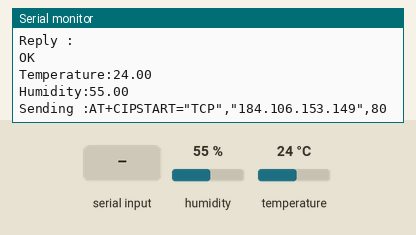
The sketch below on a simulated Arduino Uno, built with avr-gcc and run on an emulated ATmega328P. Shown: the last lines printed to the serial monitor. The inputs (shaded band) are chosen by the test bench; at power-on: humidity 55 %, temperature 24 °C. The modem accepts every AT command (registered, SIM ready, sends succeed) and sends nothing else.

Above: at 9.2 s.
9.3 s: "1" received over the second serial link
At 10.8 s:
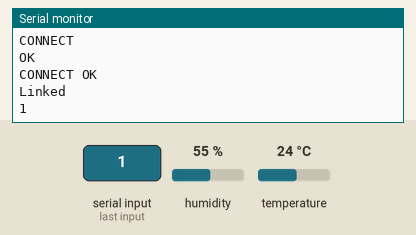
11.8 s: humidity set to 22 %
At 13.7 s:
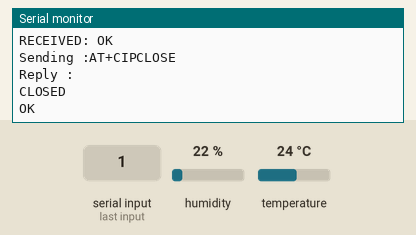
13.8 s: temperature set to 12 °C
15.3 s: "0" received over the second serial link
16.8 s: humidity set to 40 %
At 19.1 s:
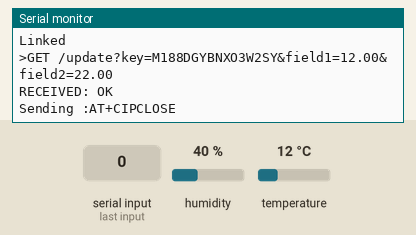

The sketch:

Plotting_T_H_on_thingspeak.ino
```cpp
#include<SoftwareSerial.h>
#include<dht.h>
SoftwareSerial esp(2,3);
dht DHT;

#define DHT11_PIN 11
#define baudrate 9600
#define IP "184.106.153.149"

String apiKey="M188DGYBNXO3W2SY";

String ssid="ASUS";
String pass="akanksha";

void setup()
{
  esp.begin(baudrate);
  Serial.begin(baudrate);
  pinMode(11,INPUT);

  espinit();
}

void sendcmd(String cmd)
{
  Serial.print("Sending :");
  Serial.println(cmd);
  esp.println(cmd);
  String rep=esp.readString();
  Serial.print("Reply :");
  Serial.println(rep);
}

void espinit()
{
int chk= DHT.read11(DHT11_PIN);
  sendcmd("AT");
  delay(1000);
  sendcmd("AT+CWMODE=1");
  delay(1000);
  String wifi="AT+CWJAP=\"";
  wifi+=ssid;
  wifi+="\",\"";
  wifi+=pass;
  wifi+="\"";

  sendcmd(wifi);
  delay(1000);
  {
    sendcmd("AT+CIPMUX=0");
    delay(1000);
  }
}


void sendesp( String T,String H)
{

  String cmd = "AT+CIPSTART=\"TCP\",\"";                        // Setup TCP connection
  cmd += IP;
  cmd += "\",80";

  sendcmd(cmd);
  delay(1000);
  if(esp.find("Error" ))
  {
    Serial.print( "RECEIVED: Error\nExit1" );
   //goto check1;
  }
  String GET = "GET /update?key=";
  GET+=apiKey;
  cmd = GET + "&field1=" + T + "&field2=" + H +"\r\n";
  esp.print( "AT+CIPSEND=" );
  esp.println( cmd.length() );
  if(esp.find( ">" ) )
  {
    Serial.print(">");
    Serial.print(cmd);
    esp.print(cmd);
  }
  else
  {
    sendcmd( "AT+CIPCLOSE" );//close TCP connection
    //goto check1;
  }
  if( esp.find("OK") )
  {
    Serial.println( "RECEIVED: OK" );
  }
  else
  {
    Serial.println( "RECEIVED: Error\nExit2" );
    //goto check1;
  }
  sendcmd("AT+CIPCLOSE");
  delay(1000);
}

void loop() {
  int chk = DHT.read11(DHT11_PIN);
  float t=DHT.temperature;
  float h=DHT.humidity;
  delay(1000);
  Serial.print("Temperature:");
  Serial.println(t);
  Serial.print("Humidity:");
  Serial.println(h);
  sendesp((String)t,(String)h);
 delay(100);
}
```

Measured:
- after the input at 9.3 s, the serial monitor: prints a new line after 1.0 s (image 1)
